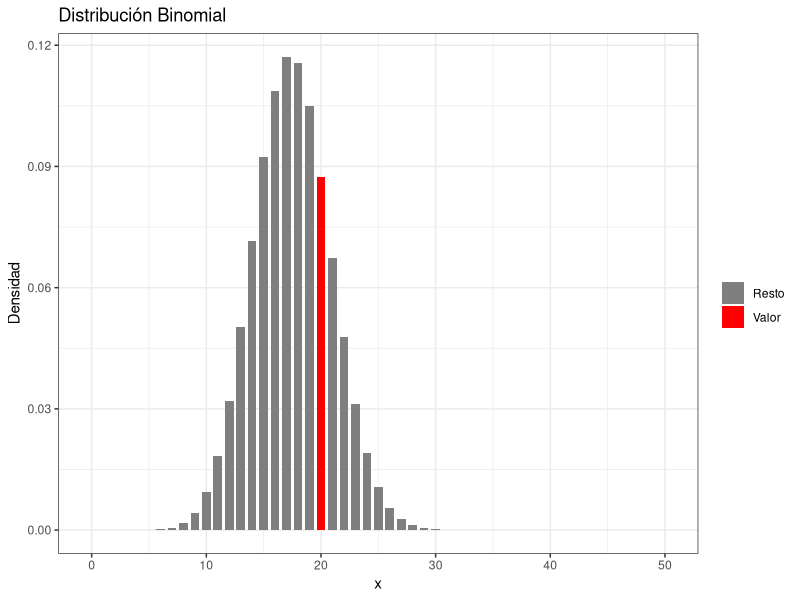
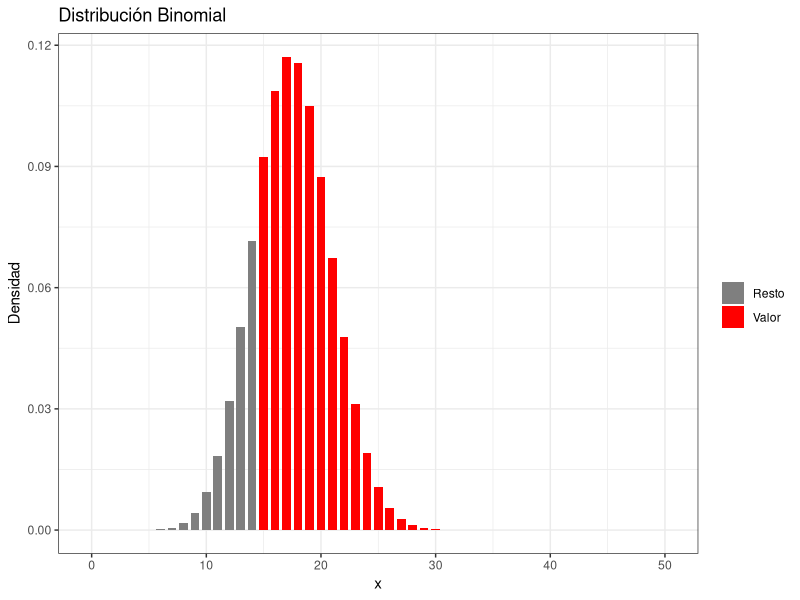
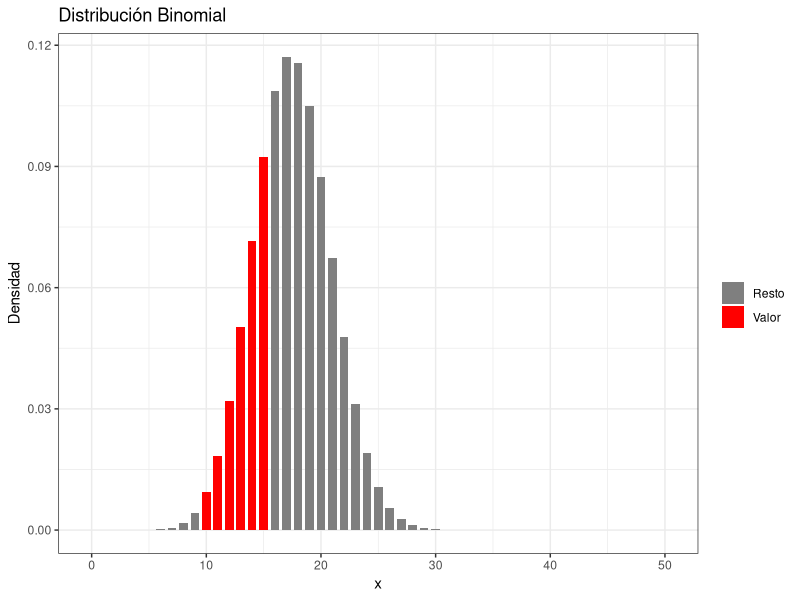
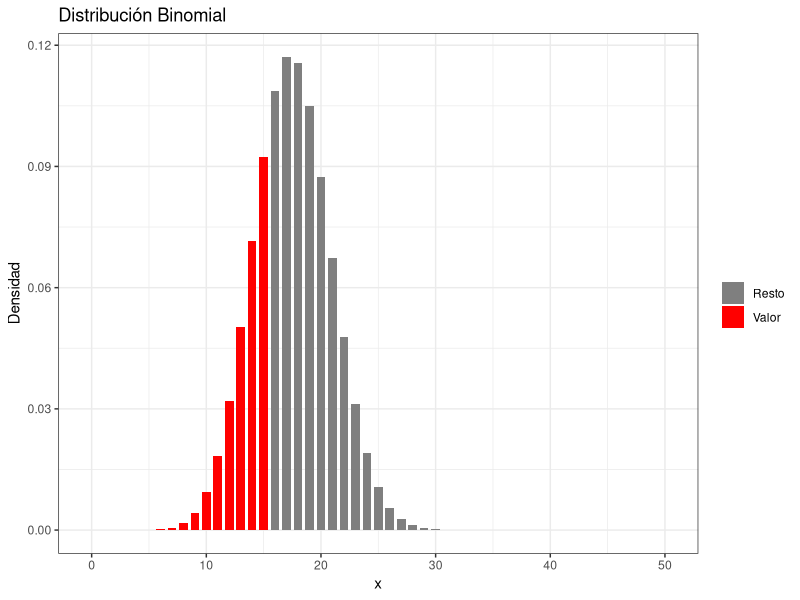
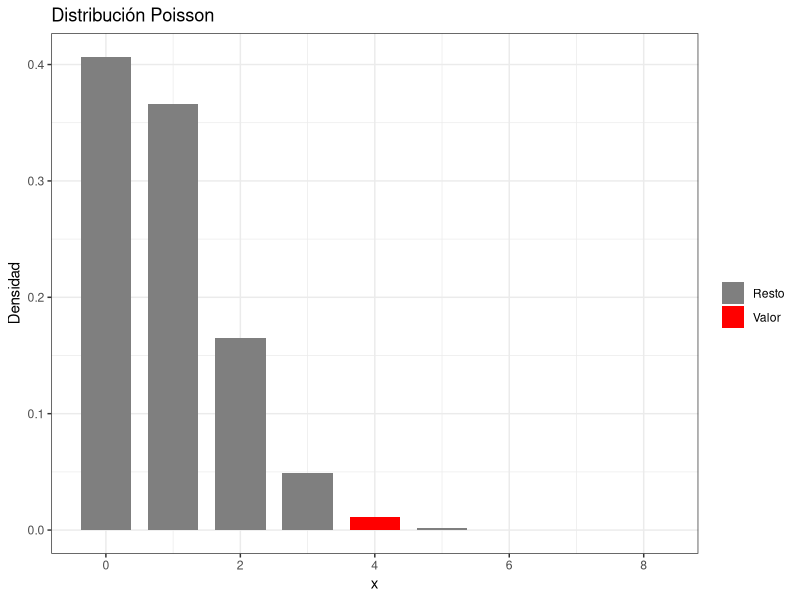
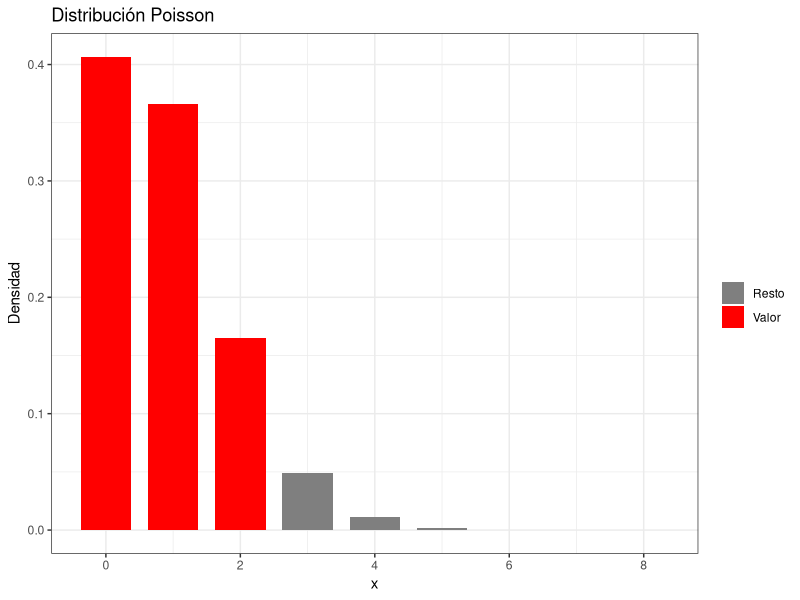
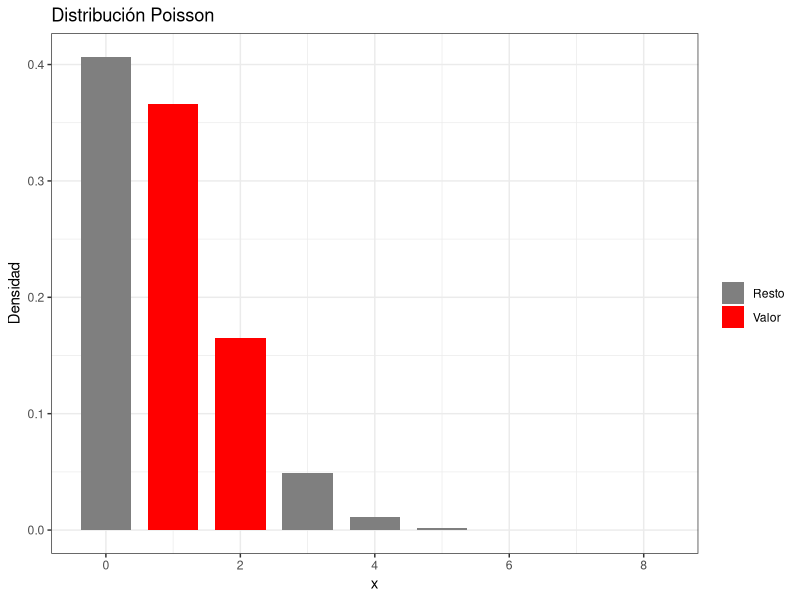
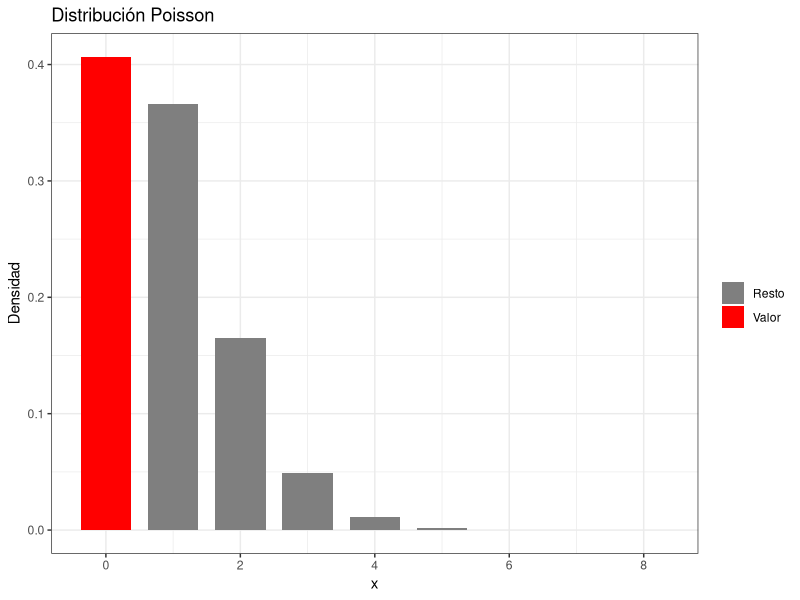

These charts were generated, in order, by the following R code:
## ---- chunk 1
library(tidyverse)
library(ggplot2)
## ---- chunk 2
n = 50
p = 0.35
valor = 20
dbinom(valor, size = n, prob = p)
pbinom(valor, size = n, prob = p)
## ---- chunk 3
rango = 0:n
df = data.frame(x = rango, y = dbinom(rango, size = n, prob = p))
ggplot(df, aes(x = x, y = y, fill = factor(ifelse(x == valor, "Valor", "Resto")))) +
  geom_bar(stat = "identity", width = 0.75) + xlab("x") + ylab("Densidad") +
  ggtitle("Distribución Binomial") +
  scale_fill_manual(name = "", values = c("grey50", "red")) + theme_bw()
## ---- chunk 4
valor = 14
pbinom(valor, size = n, prob = p, lower.tail = FALSE)
1 - pbinom(valor, size = n, prob = p)
pbinom(valor, size = n, prob = p, lower.tail = TRUE)
## ---- chunk 5
ggplot(df, aes(x = x, y = y, fill = factor(ifelse(x > valor, "Valor", "Resto")))) +
  geom_bar(stat = "identity", width=0.75) + xlab("x") + ylab("Densidad") +
  ggtitle("Distribución Binomial") +
  scale_fill_manual(name = "", values = c("grey50", "red")) + theme_bw()
## ---- chunk 6
valor1 = 15
valor2 = 9
pbinom(valor1, size = n, prob = p) - pbinom(valor2, size = n, prob = p)
## ---- chunk 7
ggplot(df, aes(x = x, y = y, fill = factor(ifelse(x >= valor2 + 1 & x <= valor1, "Valor", "Resto")))) +
  geom_bar(stat = "identity", width = 0.75) + xlab("x") + ylab("Densidad") +
  ggtitle("Distribución Binomial") +
  scale_fill_manual(name = "", values=c("grey50", "red")) + theme_bw()
## ---- chunk 8
a = 0.30
qbinom(a, size = n, prob = p)
## ---- chunk 9
ggplot(df, aes(x = x, y = y, fill = factor(ifelse(cumsum(y) <= a, "Valor", "Resto")))) +
  geom_bar(stat = "identity", width = 0.75) + xlab("x") + ylab("Densidad") +
  ggtitle("Distribución Binomial") +
  scale_fill_manual(name = "", values = c("grey50", "red")) + theme_bw()
## ---- chunk 10
rbinom(10, size = n, prob = p)
## ---- chunk 11
set.seed(1) #Se fija la semilla para producir los mismos valores
rbinom(10, size = n, prob = p)
set.seed(1)
rbinom(10, size = n, prob = p)
set.seed(2)
rbinom(10, size = n, prob = p)
## ---- chunk 12
lambda = 0.90
valor = 4
dpois(valor, lambda = lambda)
## ---- chunk 13
rango = 0:8
df = data.frame(x = rango, y = dpois(rango, lambda = lambda))
ggplot(df, aes(x = x, y = y, fill = factor(ifelse(x == valor, "Valor", "Resto")))) +
  geom_bar(stat = "identity", width = 0.75) + xlab("x") + ylab("Densidad") +
  ggtitle("Distribución Poisson") +
  scale_fill_manual(name = "", values=c("grey50", "red")) + theme_bw()
## ---- chunk 14
valor = 2
ppois(valor, lambda = lambda)
## ---- chunk 15
ggplot(df, aes(x = x, y = y, fill = factor(ifelse(x <= valor, "Valor", "Resto")))) +
  geom_bar(stat = "identity", width = 0.75) + xlab("x") + ylab("Densidad") +
  ggtitle("Distribución Poisson") +
  scale_fill_manual(name = "", values=c("grey50", "red")) + theme_bw()
## ---- chunk 16
valor1 = 2
valor2 = 0
ppois(valor1, lambda = lambda) - ppois(valor2, lambda = lambda)
## ---- chunk 17
ggplot(df, aes(x = x, y = y, fill = factor(ifelse(x >= valor2 + 1 & x <= valor1, "Valor", "Resto")))) +
  geom_bar(stat = "identity", width = 0.75) + xlab("x") + ylab("Densidad") +
  ggtitle("Distribución Poisson") +
  scale_fill_manual(name = "", values=c("grey50", "red")) + theme_bw()
## ---- chunk 18
a = 0.50
qpois(a, lambda = lambda)
## ---- chunk 19
ggplot(df, aes(x = x, y = y, fill = factor(ifelse(cumsum(y) <= a, "Valor", "Resto")))) +
  geom_bar(stat = "identity", width = 0.75) + xlab("x") + ylab("Densidad") +
  ggtitle("Distribución Poisson") +
  scale_fill_manual(name = "", values=c("grey50", "red")) + theme_bw()
## ---- chunk 20
r = 8
rpois(r, lambda = lambda)
## ---- chunk 21
media = 3
desv.tip = 0.30
valor1 = 3
valor2 = 2.8
pnorm(valor1, mean = media, sd = desv.tip) - pnorm(valor2, mean = media, sd = desv.tip)
## ---- chunk 22
rango = c(media - 3 * desv.tip, media + 3 * desv.tip)
ggplot(data.frame(x = rango), aes(x = rango)) +
  stat_function(fun = dnorm, n = 101, args = list(mean = media, sd = desv.tip)) +
  geom_area(stat = 'function', fun = dnorm, args = list(mean = media, sd = desv.tip), fill = 'red', xlim = c(valor2, valor1), alpha = 0.5) +
  ylab("Densidad") + ggtitle("Distribución Normal") + xlab("x") + theme_bw()
## ---- chunk 23
valor = 3.2
pnorm(valor, mean = media, sd = desv.tip, lower.tail = FALSE)
## ---- chunk 24
1 - pnorm(valor, media, sd = desv.tip)
## ---- chunk 25
rango = c(media - 3 * desv.tip, media + 3 * desv.tip)
ggplot(data.frame(x = rango), aes(x = rango)) +
  stat_function(fun = dnorm, n = 101, args = list(mean = media, sd = desv.tip)) +
  geom_area(stat = 'function',fun = dnorm, args = list(mean = media, sd = desv.tip), fill = 'red', xlim = c(valor, max(rango)), alpha = 0.5) +
  ylab("Densidad") + ggtitle("Distribución Normal") + xlab("x") + theme_bw()
## ---- chunk 26
valor = 3.2
pnorm(valor, mean = media, sd = desv.tip)
## ---- chunk 27
rango = c(media - 3 * desv.tip, media + 3 * desv.tip)
## ---- chunk 28
ggplot(data.frame(x = rango), aes(x = rango)) +
  stat_function(fun = dnorm, n = 101, args = list(mean = media, sd = desv.tip)) +
  geom_area(stat = 'function', fun = dnorm, args = list(mean = media, sd = desv.tip), fill = 'red', xlim = c(min(rango), valor), alpha = 0.5) +
  ylab("Densidad") + ggtitle("Distribución Normal") + xlab("x") + theme_bw()
## ---- chunk 29
a = 0.85
qnorm(a, mean = media, sd = desv.tip)
## ---- chunk 30
rango = c(media - 3 * desv.tip, media + 3 * desv.tip)
## ---- chunk 31
ggplot(data.frame(x = rango), aes(x = rango)) +
  stat_function(fun = dnorm, n = 101, args = list(mean = media, sd = desv.tip)) +
  geom_area(stat = 'function', fun = dnorm, args = list(mean = media, sd = desv.tip), fill = 'red', xlim = c(min(rango), qnorm(a, mean = media, sd = desv.tip)), alpha = 0.5) +
  geom_vline(xintercept = qnorm(a, mean = media, sd = desv.tip)) +
  ylab("Densidad") + ggtitle("Distribución Normal") + xlab("x") + theme_bw()
## ---- chunk 32
r = 15
rnorm(r, mean = media, sd = desv.tip)
## ---- chunk 33
set.seed(1)
num.aleatorios = sample(1:94, 40, replace = FALSE)
num.aleatorios = sort(num.aleatorios) #Ordenación de los valores
num.aleatorios
